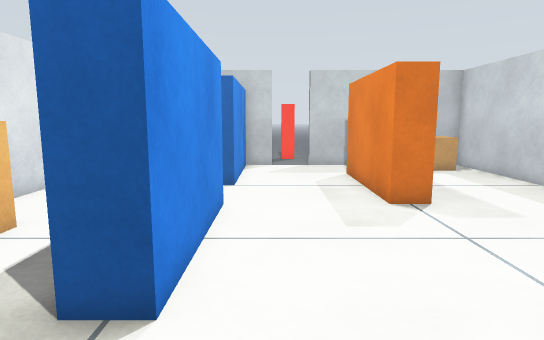
View 1 (above)

15 first-person views from a walk through a Gazebo world. The camera is 1.2 m above the floor, tilts 8° down and sees 75° across. The floor is counted in squares, 0.5 m on a side. Each view is taken from the middle of a square. On the plan, view 1 faces up. The plan holds only what a view shows up to about 20 squares ahead; the rest is blank. Robots are left out.

View 2
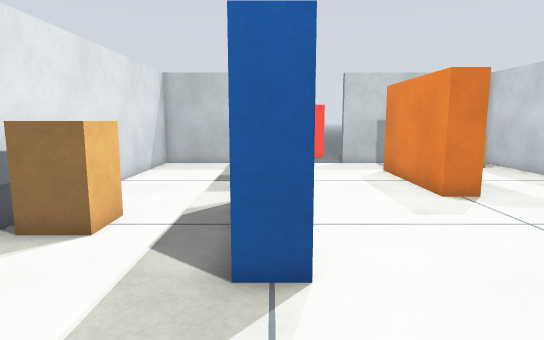

View 3
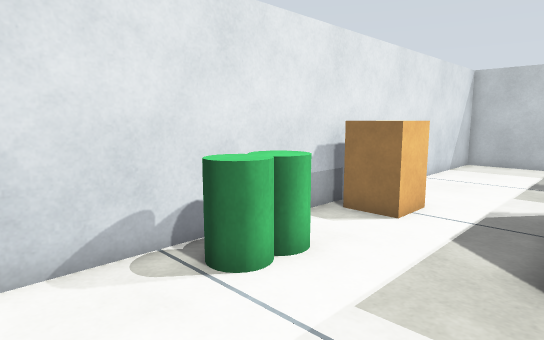

View 4
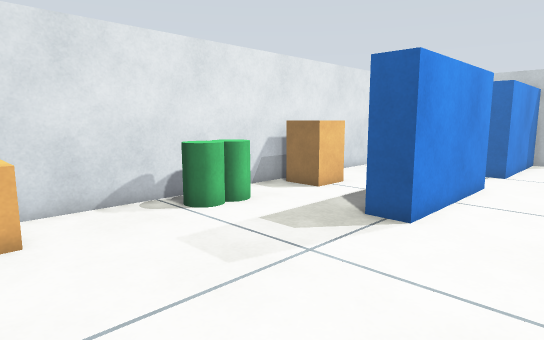

View 5
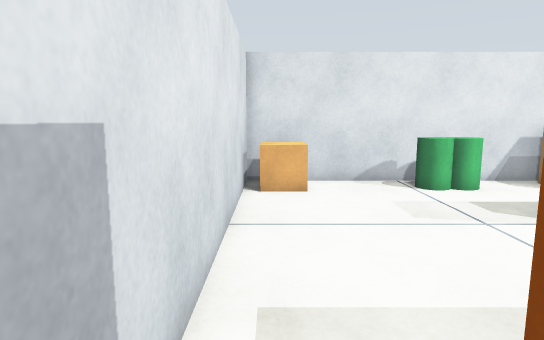

View 6
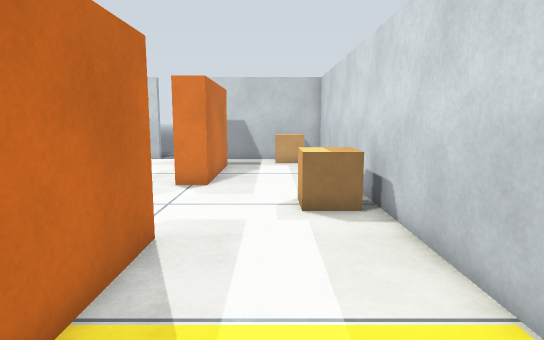

View 7
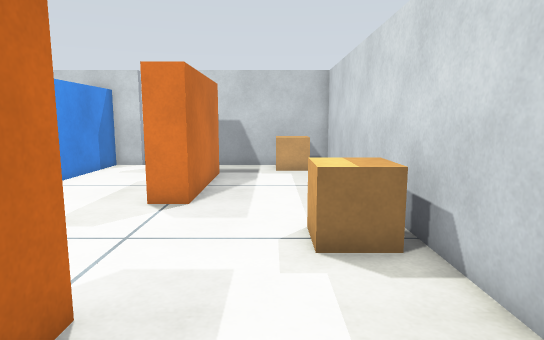

View 8
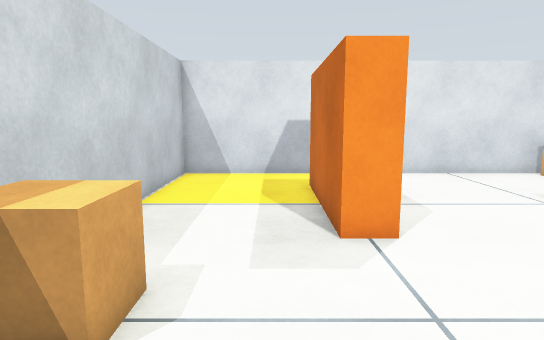

View 9
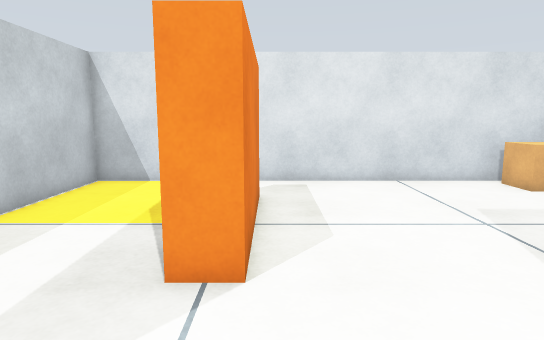

View 10
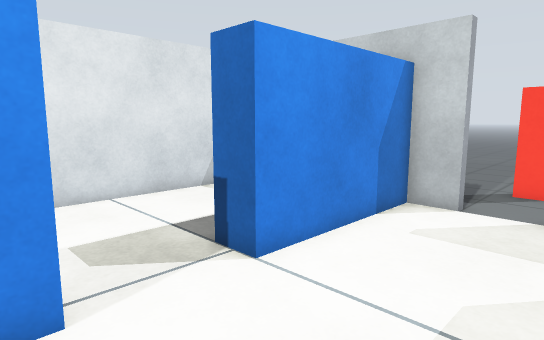

View 11
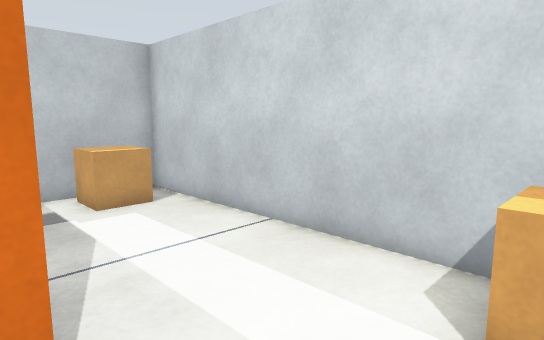

View 12
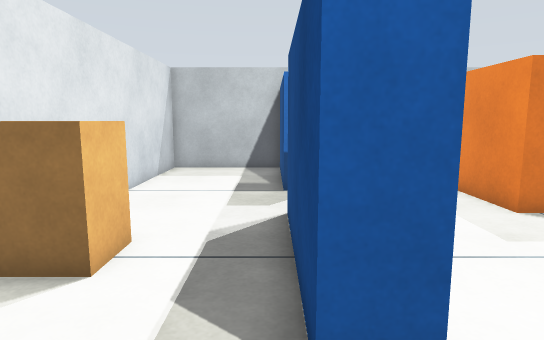

View 13
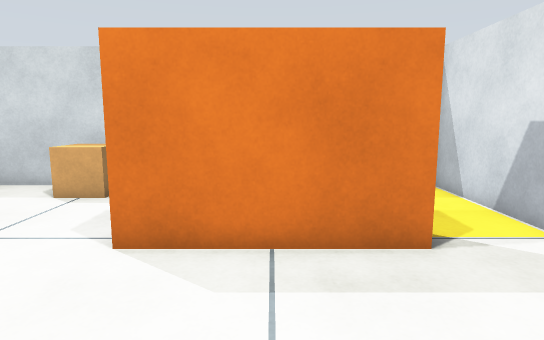

View 14
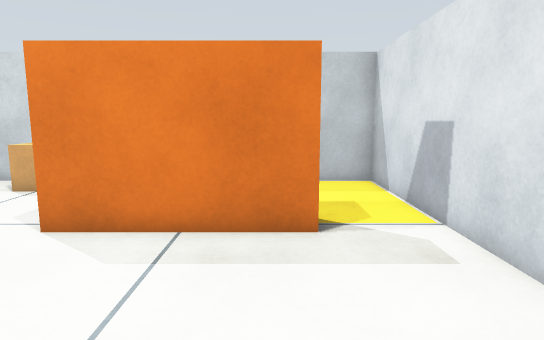

View 15
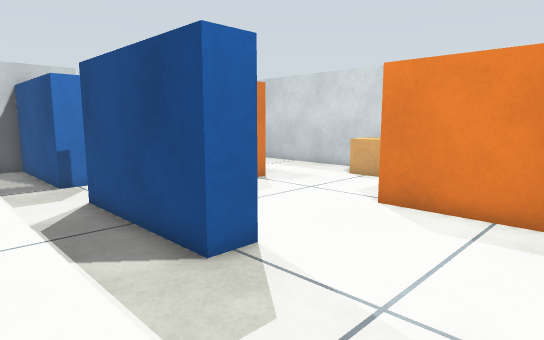

### Floor plan
Points are (right, up) in squares from view 1. A wall is a line through its corners. A room is listed if a view was taken in it or the views show most of it. See-through windows are left out.
Room 1 (views 1, 2, 3, 4, 5, 6, 7, 8, 9, 10, 11, 12, 13, 14, 15)
walls: (-1.4, 10) (-1.4, 4) (-2.6, 4) (-2.6, 10); (3.4, -2.1) (3.4, 4) (4.6, 4) (4.6, -2); (4.6, 15.9) (4.6, 10) (3.4, 10) (3.4, 16); (0, 19) (-1.4, 19) (-1.4, 13) (-2.6, 13) (-2.6, 19) (-8, 19) (-8, -5) (10, -5) (10, 19) (2, 19)
ways out: opening at (1.5, 19)
objects: crate (-7, -4) to (-6, -3); barrel (-7, 1) to (-6, 2); barrel (-7, 3) to (-6, 3); crate (-7, 6) to (-6, 8); crate (7, 17) to (9, 18); crate (8, 6) to (9, 8)

Positions as (right, up) in squares from view 1, and headings:
1: (0, 0), facing up
2: (-2, -1), facing up
3: (-2, -2), facing up-left
4: (2, -4), facing up-left
5: (6, -4), facing left
6: (7, -3), facing up
7: (7, 0), facing up
8: (6, 11), facing down
9: (3, 9), facing down
10: (3, 9), facing up-left
11: (4, 7), facing up-right
12: (-3, 1), facing up
13: (-3, 1), facing right
14: (-4, -1), facing right
15: (-6, -1), facing up-right
